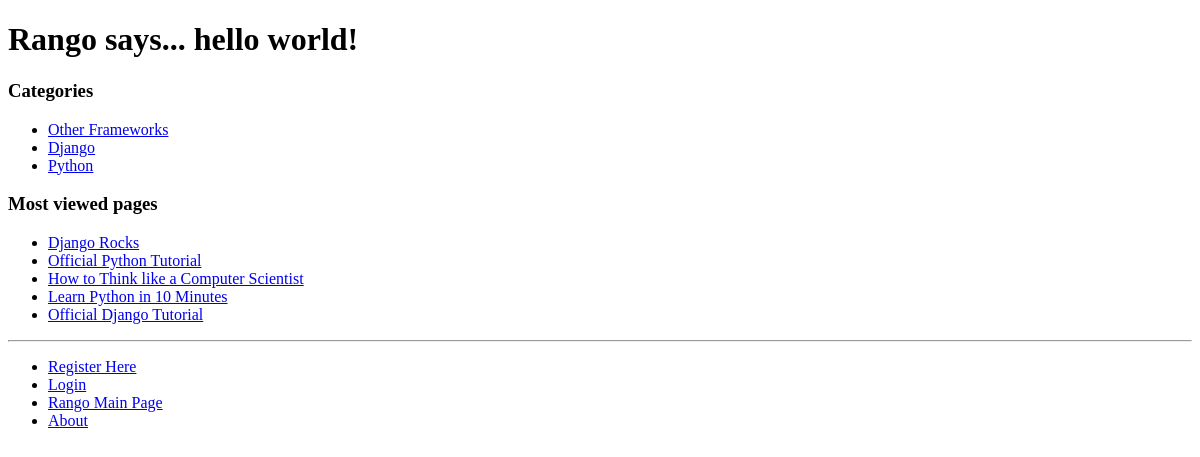
/rango/, run on an earlier commit of the app's database.
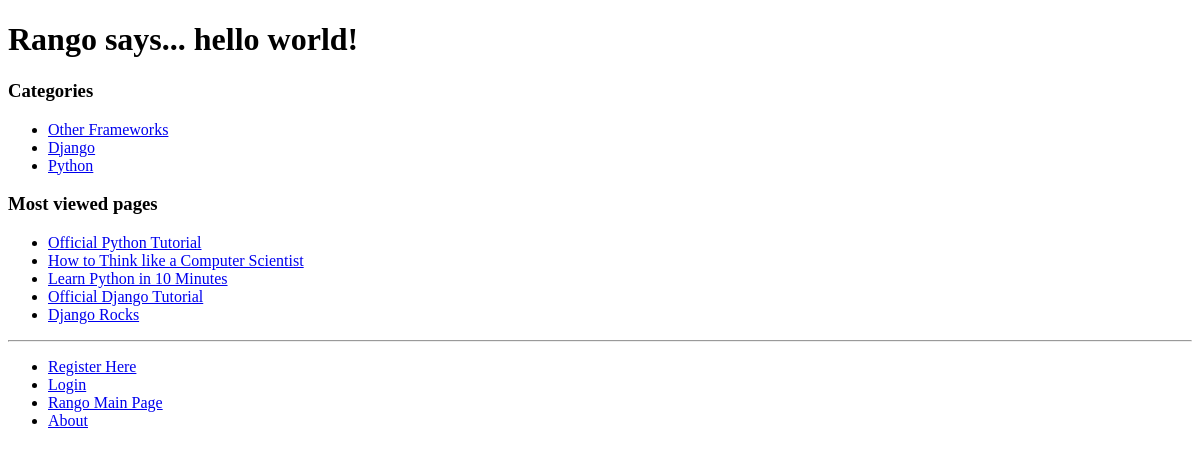
And on a later commit of the database.
### rango/models.py (models this page shows, shortened)
class Category(models.Model):
        name = models.CharField(max_length=128, unique=True)
        views = models.IntegerField(default=0)
        likes = models.IntegerField(default=0)
        slug = models.SlugField()

class Page(models.Model):
        category = models.ForeignKey(Category)
        title = models.CharField(max_length=128)
        url = models.URLField()
        views = models.IntegerField(default=0)

### rango/views.py (the view)
def index(request):
    category_list = Category.objects.order_by('-likes')[:5]
    pages_list = Page.objects.order_by('-views')[:5]
    context_dict = {'categories': category_list, 'pages':pages_list}
    return render(request, 'rango/index.html', context_dict)

### templates/rango/index.html
{% extends 'base.html' %}
{% load staticfiles %}
{% block body_block %}
        {% if user.is_authenticated %}
        <h1>Rango says... hello {{ user.username }}!</h1>
        {% else %}
        <h1>Rango says... hello world!</h1>
        {% endif %}
        <h3>Categories</h3>
        {% if categories %}
            <ul>
                {% for category in categories %}
                <li><a href="/rango/category/{{ category.slug }}">{{ category.name }}</a></li>
                {% endfor %}
            </ul>
       {% else %}
            <strong>There are no categories present.</strong>
       {% endif %}
       <h3>Most viewed pages</h3>
       {% if pages %}
           <ul>
               {% for page in pages %}
               <li><a href={{ page.url }}>{{ page.title }}</a></li>
               {% endfor %}
           </ul>
      {% else %}
           <strong>There are no page present.</strong>
      {% endif %}
{% endblock %}

What changed in the data, as far as the page shows it:
changed Page "Django Rocks": moves down the list
